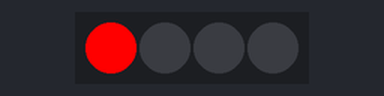
The program below on a simulated MicroPython board. Shown: 4 RGB LEDs in strip order, left to right. At 6.2 s the program stops and its outputs stay as they are.

Above: at 0.05 s.
At 0.4 s:
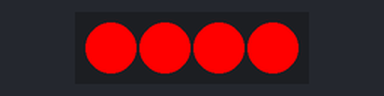
At 2.45 s:
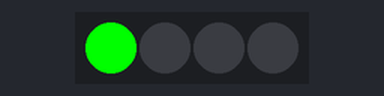
At 2.8 s:
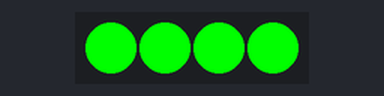
At 5.2 s:
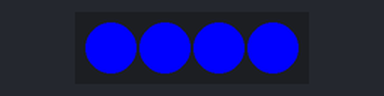
At 6.3 s:
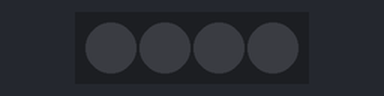
Timing chart, 0 to 7.7 s (numbered marks = the images above):
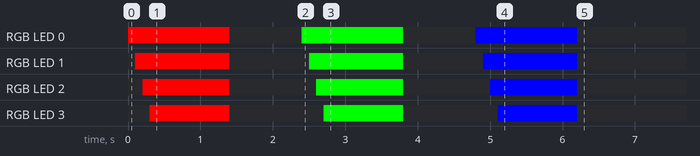

Measured:
- by itself, RGB LED 0: off → RGB(255, 0, 0) at 0.00 s, → off 1.4 s later, → RGB(0, 255, 0) 1.0 s later, → off 1.4 s later, … (6 changes in this stretch)
- by itself, RGB LED 1: off → RGB(255, 0, 0) at 0.10 s, → off 1.3 s later, → RGB(0, 255, 0) 1.1 s later, → off 1.3 s later, … (6 changes in this stretch)

The program:

testkode.py
```python
import machine
import neopixel
import time

# Set up NeoPixel
NUM_LEDS = 4  # Number of LEDs in series
PIN = 16  # GPIO Pin 16 for NeoPixel data
np = neopixel.NeoPixel(machine.Pin(PIN), NUM_LEDS)

# Function to set a specific LED to a color
def set_single_led(index, r, g, b):
    np[index] = (r, g, b)
    np.write()

# Function to clear all LEDs (turn them off)
def clear_leds():
    for i in range(NUM_LEDS):
        np[i] = (0, 0, 0)
    np.write()

# Function to light up LEDs one by one with a given color
def light_up_sequence(r, g, b, delay=0.1):
    for i in range(NUM_LEDS):
        set_single_led(i, r, g, b)
        time.sleep(delay)

# Test sequence
try:
    # Light up LEDs one by one in red
    light_up_sequence(255, 0, 0)
    time.sleep(1)  # Pause after completing red sequence

    # Clear LEDs before next color
    clear_leds()
    time.sleep(1)

    # Light up LEDs one by one in green
    light_up_sequence(0, 255, 0)
    time.sleep(1)  # Pause after completing green sequence

    # Clear LEDs before next color
    clear_leds()
    time.sleep(1)

    # Light up LEDs one by one in blue
    light_up_sequence(0, 0, 255)
    time.sleep(1)  # Pause after completing blue sequence

    # Turn off all LEDs
    clear_leds()

except:
    pass

finally:
    # Ensure LEDs are turned off at the end
    clear_leds()
```
